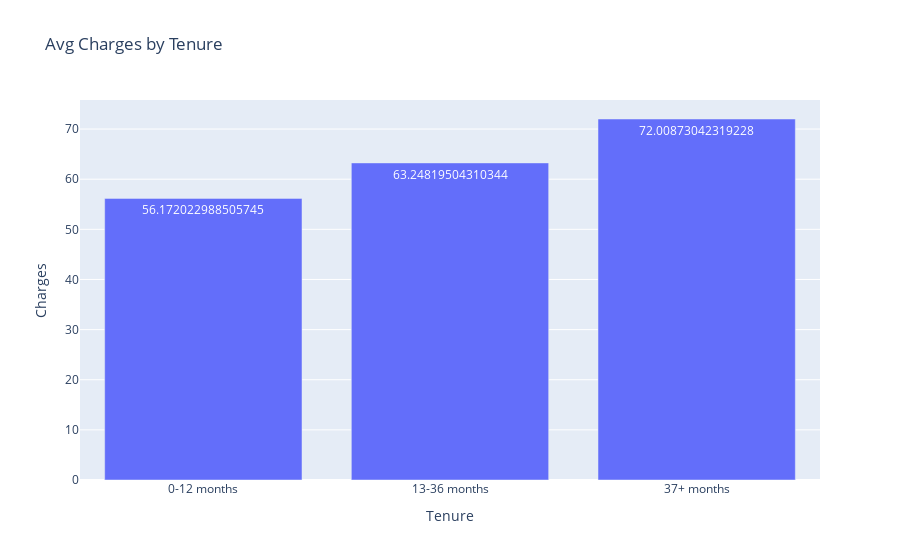

Notebook source saved alongside this figure:
### Code cell
fig.update_layout(title='Avg Charges by Tenure', xaxis_title='Tenure', yaxis_title='Charges')
fig.show()

### Figure 1 — Plotly figure (JSON) as saved in the notebook; plotly's stock layout.template omitted (floating-point values rounded to 4 significant figures)
{"data": [{"text": [56.17, 63.25, 72.01], "type": "bar", "x": ["0-12 months", "13-36 months", "37+ months"], "y": [56.17, 63.25, 72.01]}], "layout": {"autosize": true, "title": {"text": "Avg Charges by Tenure"}, "xaxis": {"autorange": true, "range": [-0.5, 2.5], "title": {"text": "Tenure"}, "type": "category"}, "yaxis": {"autorange": true, "range": [0, 75.8], "title": {"text": "Charges"}, "type": "linear"}}}
